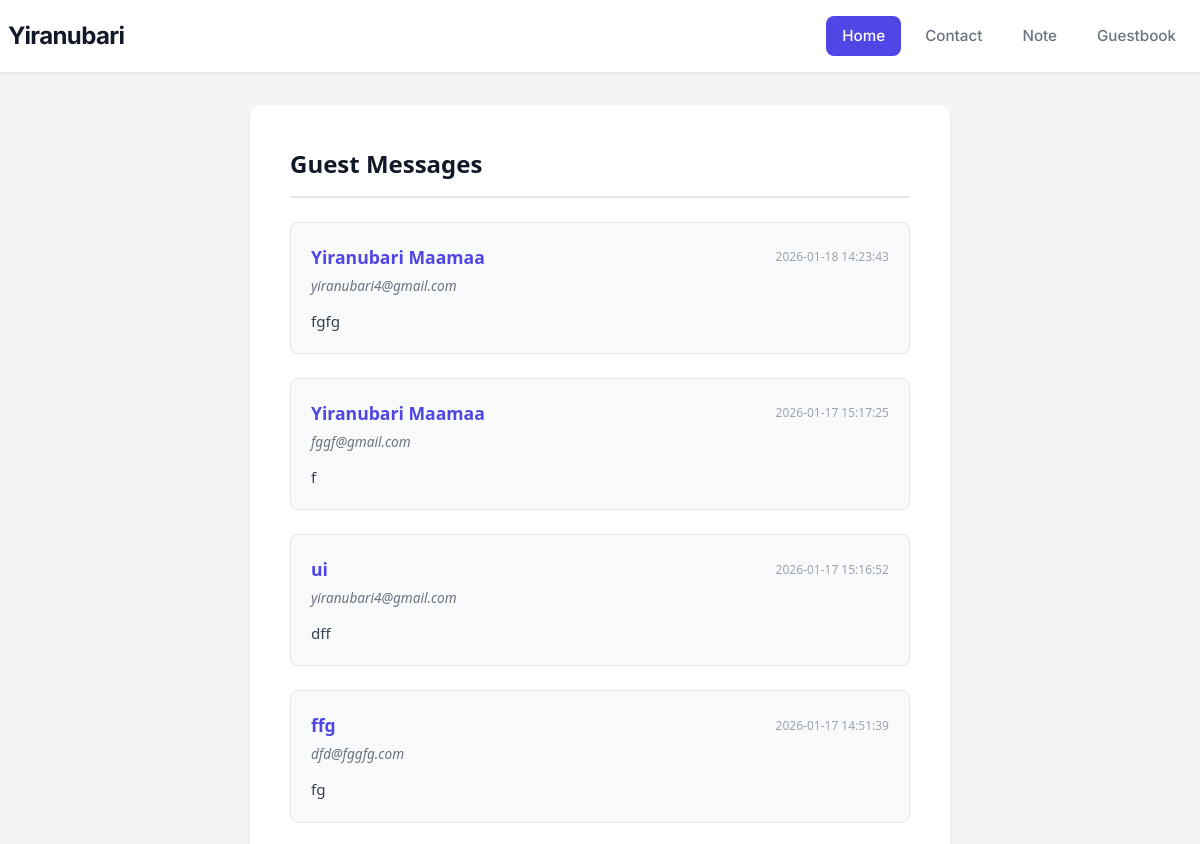
Page /guestbook (upper part) on the earlier database version.
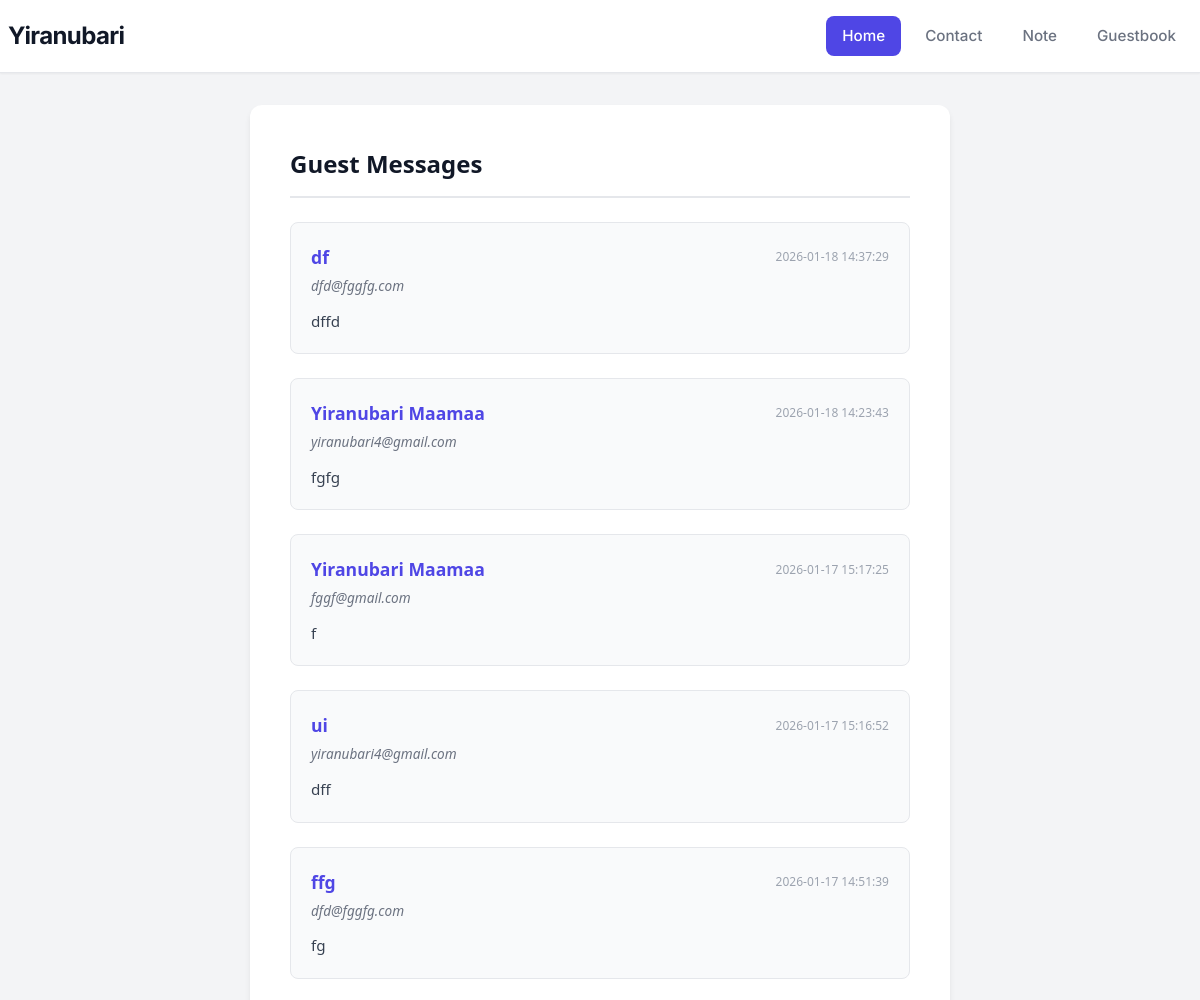
Same page on the later database version.
### tables this page shows
CREATE TABLE messages (
    id INTEGER PRIMARY KEY AUTOINCREMENT,
    name TEXT NOT NULL,
    email TEXT NOT NULL,
    message TEXT NOT NULL,
    created_at TIMESTAMP DEFAULT CURRENT_TIMESTAMP
);

### includes/view.php (called while the page is built, shortened)
<?php
function renderView(string $template, array $data = []): void
{
    include TEMPLATES_DIR . '/header.php';
    include TEMPLATES_DIR . '/' . $template . '.php';
    include TEMPLATES_DIR . '/footer.php';
}

### routes/guestbook_get.php (called while the page is built)
<?php
$messages = getMessages(connectDb());
renderView(
    template: 'guestbook_get',
    data: ['messages' => $messages]
);

### public/index.php (called while the page is built, shortened)
<?php
dispatch($_SERVER['REQUEST_URI'], $_SERVER['REQUEST_METHOD']);

### includes/db.php (called while the page is built, shortened)
<?php
function connectDb(): PDO
{
    $pdo = new PDO('sqlite:' . DB_DIR . '/' . 'db.sqlite');
    $pdo->setAttribute(PDO::ATTR_ERRMODE, PDO::ERRMODE_EXCEPTION);
    return $pdo;
}
function getMessages(PDO $pdo): array
{
    $sql = "SELECT * FROM messages ORDER BY created_at DESC";
    $stmt = $pdo->query($sql);
    return $stmt->fetchAll(PDO::FETCH_ASSOC);
}

### templates/guestbook_get.php (the view, shortened to what this page needs)
<?php
$messages = $data['messages'];
?>
<section class="guestbook-card">
    <h2>Guest Messages</h2>
    <?php if (empty($messages)): ?>
    <p class="empty-state">No messages yet. Be the first to leave a message!</p>
    <?php else: ?>
    <div class="messages-list">
        <?php foreach ($messages as $message): ?>
        <div class="message-item">
            <div class="message-header">
                <h3><?= htmlspecialchars($message['name']) ?></h3>
                <span class="date"><?= htmlspecialchars($message['created_at']) ?></span>
            </div>
            <p class="email"><?= htmlspecialchars($message['email']) ?></p>
            <div class="message-body">
                <?= nl2br(htmlspecialchars($message['message'])) ?>
            </div>
        </div>
        <?php endforeach; ?>
    </div>
    <?php endif; ?>
</section>

### includes/router.php (shortened to what this page needs)
<?php
function normalizeUri(string $uri): string
{
    $uri = strtolower(trim($uri, '/'));
    return $uri === INDEX_URI ? INDEX_ROUTE : $uri;
}
function getFilePath(string $uri, string $method): string
{
    return ROUTES_DIR . '/' . normalizeUri($uri) . '_' . strtolower($method) . '.php';
}
function dispatch(string $uri, string $method): void
{
    $uri = normalizeUri($uri);
    $method = strtoupper($method);
    $filePath = getFilePath($uri, $method);
    if (file_exists($filePath)) {
        include($filePath);
        return;
    }
}

### templates/header.php (shortened to what this page needs)
<!DOCTYPE html>
<html lang="en">
<head>
</head>
<body>
    <header>
        <div class="container header-content">
            <h1>Yiranubari</h1>
            <nav>
                <a href="/index" class="active">Home</a>
                <a href="/contact">Contact</a>
                <a href="note.php">Note</a>
                <a href="/guestbook">Guestbook</a>
            </nav>
        </div>
    </header>
</body>

### templates/footer.php (shortened to what this page needs)
</body>

### templates/header.php (style rules this page uses)
:root { --primary: #4f46e5; --primary-hover: #4338ca; --bg-body: #f3f4f6; --bg-card: #ffffff; --text-main: #111827; --text-muted: #6b7280; --border: #e5e7eb; --shadow: 0 4px 6px -1px rgba(0, 0, 0, 0.1), 0 2px 4px -1px rgba(0, 0, 0, 0.06); --radius: 0.75rem; }
*, *::before, *::after { box-sizing: border-box; margin: 0; padding: 0; }
body { font-family: 'Inter', system-ui, sans-serif; background-color: var(--bg-body); color: var(--text-main); line-height: 1.6; min-height: 100vh; display: flex; flex-direction: column; }
header { background-color: var(--bg-card); border-bottom: 1px solid var(--border); padding: 1rem 0; box-shadow: 0 1px 2px 0 rgba(0, 0, 0, 0.05); }
.header-content { display: flex; justify-content: space-between; align-items: center; max-width: 1200px; margin: 0 auto; padding: 0 0.5rem; }
h1 { font-size: 1.5rem; font-weight: 700; color: var(--text-main); letter-spacing: -0.025em; }
nav { display: flex; gap: 0.5rem; }
nav a { text-decoration: none; font-size: 0.95rem; font-weight: 500; color: var(--text-muted); padding: 0.5rem 1rem; border-radius: 0.5rem; transition: all 0.2s ease; }
nav a.active { color: var(--bg-card); background-color: var(--primary); }
h2 { font-size: 1.875rem; font-weight: 700; margin-bottom: 1rem; color: var(--text-main); }
p { color: var(--text-muted); font-size: 1.125rem; }

### templates/guestbook_get.php (style rules this page uses)
.guestbook-card { background-color: #ffffff; width: 100%; max-width: 700px; margin: 2rem auto; padding: 2.5rem; border-radius: 12px; box-shadow: 0 4px 6px -1px rgba(0, 0, 0, 0.1); box-sizing: border-box; font-family: system-ui, -apple-system, sans-serif; }
.guestbook-card h2 { margin-top: 0; margin-bottom: 1.5rem; font-size: 1.5rem; color: #111827; border-bottom: 2px solid #e5e7eb; padding-bottom: 0.75rem; }
.messages-list { display: flex; flex-direction: column; gap: 1.5rem; }
.message-item { background-color: #f9fafb; border: 1px solid #e5e7eb; border-radius: 8px; padding: 1.25rem; transition: transform 0.2s ease; }
.message-header { display: flex; justify-content: space-between; align-items: center; margin-bottom: 0.25rem; }
.message-item h3 { margin: 0; font-size: 1.1rem; color: #4f46e5; font-weight: 600; }
.message-item .date { font-size: 0.75rem; color: #9ca3af; }
.message-item .email { font-size: 0.85rem; color: #6b7280; margin-bottom: 0.75rem; font-style: italic; }
.message-body { color: #374151; line-height: 1.6; font-size: 0.95rem; }

Differences in the rows shown:
added messages: name "df", created_at "2026-01-18 14:37:29", email "dfd@fggfg.com", message "dffd"
